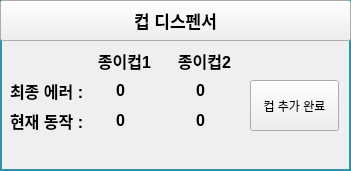
    <widget class="QFrame" name="FRAME_CUP">
     <property name="geometry">
      <rect>
       <x>1060</x>
       <y>20</y>
       <width>351</width>
       <height>171</height>
      </rect>
     </property>
     <property name="styleSheet">
      <string notr="true">QFrame { 
   border: 2px solid #2E92AB 
} </string>
     </property>
     <property name="frameShape">
      <enum>QFrame::StyledPanel</enum>
     </property>
     <property name="frameShadow">
      <enum>QFrame::Raised</enum>
     </property>
     <widget class="QPushButton" name="BTN_DEV_INFO_CUP">
      <property name="geometry">
       <rect>
        <x>0</x>
        <y>0</y>
        <width>351</width>
        <height>41</height>
       </rect>
      </property>
      <property name="font">
       <font>
        <pointsize>13</pointsize>
        <weight>75</weight>
        <bold>true</bold>
       </font>
      </property>
      <property name="text">
       <string>컵 디스펜서</string>
      </property>
      <property name="flat">
       <bool>false</bool>
      </property>
     </widget>
     <widget class="QLabel" name="label_27">
      <property name="geometry">
       <rect>
        <x>90</x>
        <y>50</y>
        <width>61</width>
        <height>21</height>
       </rect>
      </property>
      <property name="font">
       <font>
        <pointsize>12</pointsize>
        <weight>75</weight>
        <bold>true</bold>
       </font>
      </property>
      <property name="styleSheet">
       <string notr="true">QLabel{ 
   border: 0px solid
} </string>
      </property>
      <property name="text">
       <string>종이컵1</string>
      </property>
      <property name="alignment">
       <set>Qt::AlignRight|Qt::AlignTrailing|Qt::AlignVCenter</set>
      </property>
     </widget>
     <widget class="QLabel" name="label_29">
      <property name="geometry">
       <rect>
        <x>10</x>
        <y>110</y>
        <width>81</width>
        <height>21</height>
       </rect>
      </property>
      <property name="font">
       <font>
        <pointsize>12</pointsize>
        <weight>75</weight>
        <bold>true</bold>
       </font>
      </property>
      <property name="styleSheet">
       <string notr="true">QLabel{ 
   border: 0px solid
} </string>
      </property>
      <property name="text">
       <string>현재 동작 :</string>
      </property>
      <property name="alignment">
       <set>Qt::AlignLeading|Qt::AlignLeft|Qt::AlignVCenter</set>
      </property>
     </widget>
     <widget class="QLabel" name="label_30">
      <property name="geometry">
       <rect>
        <x>10</x>
        <y>80</y>
        <width>81</width>
        <height>21</height>
       </rect>
      </property>
      <property name="font">
       <font>
        <pointsize>12</pointsize>
        <weight>75</weight>
        <bold>true</bold>
       </font>
      </property>
      <property name="styleSheet">
       <string notr="true">QLabel{ 
   border: 0px solid
} </string>
      </property>
      <property name="text">
       <string>최종 에러 :</string>
      </property>
      <property name="alignment">
       <set>Qt::AlignLeading|Qt::AlignLeft|Qt::AlignVCenter</set>
      </property>
     </widget>
     <widget class="QLabel" name="LB_CUP_1_LAST_ERROR">
      <property name="geometry">
       <rect>
        <x>90</x>
        <y>80</y>
        <width>61</width>
        <height>21</height>
       </rect>
      </property>
      <property name="font">
       <font>
        <pointsize>12</pointsize>
        <weight>75</weight>
        <bold>true</bold>
       </font>
      </property>
      <property name="styleSheet">
       <string notr="true">QLabel{ 
   border: 0px solid
} </string>
      </property>
      <property name="text">
       <string>0</string>
      </property>
      <property name="alignment">
       <set>Qt::AlignCenter</set>
      </property>
     </widget>
     <widget class="QLabel" name="LB_CUP_2_LAST_ERROR">
      <property name="geometry">
       <rect>
        <x>170</x>
        <y>80</y>
        <width>61</width>
        <height>21</height>
       </rect>
      </property>
      <property name="font">
       <font>
        <pointsize>12</pointsize>
        <weight>75</weight>
        <bold>true</bold>
       </font>
      </property>
      <property name="styleSheet">
       <string notr="true">QLabel{ 
   border: 0px solid
} </string>
      </property>
      <property name="text">
       <string>0</string>
      </property>
      <property name="alignment">
       <set>Qt::AlignCenter</set>
      </property>
     </widget>
     <widget class="QLabel" name="label_33">
      <property name="geometry">
       <rect>
        <x>170</x>
        <y>50</y>
        <width>61</width>
        <height>21</height>
       </rect>
      </property>
      <property name="font">
       <font>
        <pointsize>12</pointsize>
        <weight>75</weight>
        <bold>true</bold>
       </font>
      </property>
      <property name="styleSheet">
       <string notr="true">QLabel{ 
   border: 0px solid
} </string>
      </property>
      <property name="text">
       <string>종이컵2</string>
      </property>
      <property name="alignment">
       <set>Qt::AlignRight|Qt::AlignTrailing|Qt::AlignVCenter</set>
      </property>
     </widget>
     <widget class="QLabel" name="LB_CUP_1_OP_STATE">
      <property name="geometry">
       <rect>
        <x>90</x>
        <y>110</y>
        <width>61</width>
        <height>21</height>
       </rect>
      </property>
      <property name="font">
       <font>
        <pointsize>12</pointsize>
        <weight>75</weight>
        <bold>true</bold>
       </font>
      </property>
      <property name="styleSheet">
       <string notr="true">QLabel{ 
   border: 0px solid
} </string>
      </property>
      <property name="text">
       <string>0</string>
      </property>
      <property name="alignment">
       <set>Qt::AlignCenter</set>
      </property>
     </widget>
     <widget class="QLabel" name="LB_CUP_2_OP_STATE">
      <property name="geometry">
       <rect>
        <x>170</x>
        <y>110</y>
        <width>61</width>
        <height>21</height>
       </rect>
      </property>
      <property name="font">
       <font>
        <pointsize>12</pointsize>
        <weight>75</weight>
        <bold>true</bold>
       </font>
      </property>
      <property name="styleSheet">
       <string notr="true">QLabel{ 
   border: 0px solid
} </string>
      </property>
      <property name="text">
       <string>0</string>
      </property>
      <property name="alignment">
       <set>Qt::AlignCenter</set>
      </property>
     </widget>
     <widget class="QPushButton" name="BTN_CUP_ADD_DONE">
      <property name="geometry">
       <rect>
        <x>250</x>
        <y>80</y>
        <width>89</width>
        <height>51</height>
       </rect>
      </property>
      <property name="text">
       <string>컵 추가 완료</string>
      </property>
     </widget>
    </widget>
